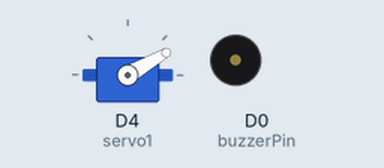
Simulated run of this sketch. Board: ESP8266 (NodeMCU). On the bench: servo, buzzer (waves = sounding).

Above: at 0.05 s.
At 3.25 s:
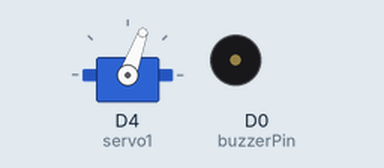
At 6.45 s:
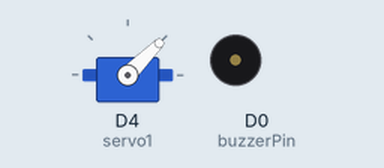
At 12.85 s:
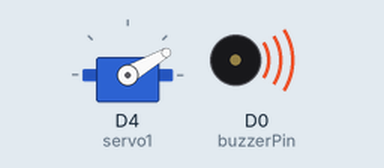
Timing chart, 0 to 15.8 s (numbered marks = the images above):
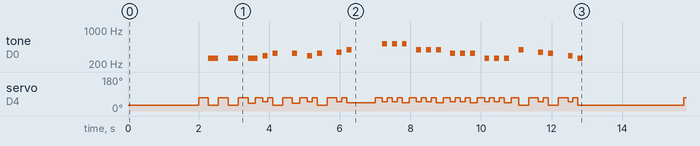

The sketch:

NEW_row_row_row_your_boat_.ino
```cpp
#include <Servo.h>
Servo servo1;

int k=0; // K is the only parameter that you need to change to get the different tempos for both the servo and the buzzer.
         // K is better between -30 and 10, any number that is outside this boundary might not work so well.
         // The positive numbers will make it faster and the negative numbers will make it slower.


int p=7*k; //I've figured out that it takes about 7ms for the servo to rotate 1 degree.

const int buzzerPin = D0;

int duration_L=280; //long duration for the buzzer note
int duration_s=140; //short duration for the buzzer note


void setup() {
servo1.attach(D4);
pinMode(buzzerPin, OUTPUT);
}

void loop() {
   servo1.write(30+k); //let the servo go to the starting position.
   delay(2000); // Wait for 2 seconds and start playing.


   servo1.write(70); //The "drum" is fixed at 70 degree in this case.
   delay(280-p); //By the end of this delay, the servo will reach 70 degree and hit the "drum" .
   tone(buzzerPin, frequency('c'), duration_L-p);  //At the same moment, the buzzer will play a note, this is how they get synchronized.
   servo1.write(30+k);  //Start getting back to the starting position immediately after hitting the "drum"
   delay(280-p);   //Reach the starting position by the end of this delay.


   servo1.write(70);  //Start moving toward 70 degree.
   delay(280-p); //The servo hits the "drum".
   tone(buzzerPin, frequency('c'), duration_L-p); // The buzzer plays the note.
   servo1.write(30+k);  //Start getting back to the starting position immediately after hitting the "drum"
   delay(280-p);   //Reach the starting position by the end of this delay.


   servo1.write(70);
   delay(280-p);
   tone(buzzerPin, frequency('c'), duration_L-p);
   servo1.write(40+k);
   delay(210-p);


   servo1.write(70);
   delay(210-p);
   tone(buzzerPin, frequency('d'), duration_s-p);
   servo1.write(50+k);
   delay(140-p);


   servo1.write(70);
   delay(140-p);
   tone(buzzerPin, frequency('e'), duration_s-p);
   servo1.write(30+k);
   delay(280-p);


   servo1.write(70);
   delay(280-p);
   tone(buzzerPin, frequency('e'), duration_s-p);
   servo1.write(40+k);
   delay(210-p);


   servo1.write(70);
   delay(210-p);
   tone(buzzerPin, frequency('d'), duration_s-p);
   servo1.write(50+k);
   delay(140-p);


   servo1.write(70);
   delay(140-p);
   tone(buzzerPin, frequency('e'), duration_s-p);
   servo1.write(30+k);
   delay(280-p);


   servo1.write(70);
   delay(280-p);
   tone(buzzerPin, frequency('f'), duration_s-p);
   servo1.write(50+k);
   delay(140-p);


   servo1.write(70);
   delay(140-p);
   tone(buzzerPin, frequency('g'), duration_s-p);
   servo1.write(45+k);
   delay(800-p);


   servo1.write(70);
   delay(203-p);
   tone(buzzerPin, frequency('C'), duration_s-p);
   servo1.write(50+k);
   delay(140-p);

   servo1.write(70);
   delay(140-p);
   tone(buzzerPin, frequency('C'), duration_s-p);
   servo1.write(50+k);
   delay(140-p);

   servo1.write(70);
   delay(140-p);
   tone(buzzerPin, frequency('C'), duration_s-p);
   servo1.write(45+k);
   delay(203-p);


   servo1.write(70);
   delay(203-p);
   tone(buzzerPin, frequency('g'), duration_s-p);
   servo1.write(50+k);
   delay(140-p);

   servo1.write(70);
   delay(140-p);
   tone(buzzerPin, frequency('g'), duration_s-p);
   servo1.write(50+k);
   delay(140-p);

   servo1.write(70);
   delay(140-p);
   tone(buzzerPin, frequency('g'), duration_s-p);
   servo1.write(45+k);
   delay(203-p);


   servo1.write(70);
   delay(203-p);
   tone(buzzerPin, frequency('e'), duration_s-p);
   servo1.write(50+k);
   delay(140-p);

   servo1.write(70);
   delay(140-p);
   tone(buzzerPin, frequency('e'), duration_s-p);
   servo1.write(50+k);
   delay(140-p);

   servo1.write(70);
   delay(140-p);
   tone(buzzerPin, frequency('e'), duration_s-p);
   servo1.write(45+k);
   delay(203-p);


   servo1.write(70);
   delay(203-p);
   tone(buzzerPin, frequency('c'), duration_s-p);
   servo1.write(50+k);
   delay(140-p);

   servo1.write(70);
   delay(140-p);
   tone(buzzerPin, frequency('c'), duration_s-p);
   servo1.write(50+k);
   delay(140-p);

   servo1.write(70);
   delay(140-p);
   tone(buzzerPin, frequency('c'), duration_s-p);
   servo1.write(45+k);
   delay(203-p);


   servo1.write(70);
   delay(203-p);
   tone(buzzerPin, frequency('g'), duration_s-p);
   servo1.write(30+k);
   delay(280-p);


   servo1.write(70);
   delay(280-p);
   tone(buzzerPin, frequency('f'), duration_s-p);
   servo1.write(50+k);
   delay(140-p);


   servo1.write(70);
   delay(140-p);
   tone(buzzerPin, frequency('e'), duration_s-p);
   servo1.write(30+k);
   delay(280-p);

   servo1.write(70);
   delay(280-p);
   tone(buzzerPin, frequency('d'), duration_s-p);
   servo1.write(50+k);


   delay(140-p);
   servo1.write(70);
   delay(140-p);
   tone(buzzerPin, frequency('c'), duration_s-p);
   servo1.write(30+k);


    delay(1000);

}


int frequency(char note)
{
  // This function takes a note character (a-g), and returns the
  // corresponding frequency in Hz for the tone() function.

  int i;
  const int numNotes = 8;  // number of notes we're storing

  // The following arrays hold the note characters and their
  // corresponding frequencies. The last "C" note is uppercase
  // to separate it from the first lowercase "c". If you want to
  // add more notes, you'll need to use unique characters.

  // For the "char" (character) type, we put single characters
  // in single quotes.

  char names[] = { 'c', 'd', 'e', 'f', 'g', 'a', 'b', 'C' };
  int frequencies[] = {262, 294, 330, 349, 392, 440, 494, 523};

  // Now we'll search through the letters in the array, and if
  // we find it, we'll return the frequency for that note.

  for (i = 0; i < numNotes; i++)  // Step through the notes
  {
    if (names[i] == note)         // Is this the one?
    {
      return(frequencies[i]);     // Yes! Return the frequency
    }
  }
  return(0);  // We looked through everything and didn't find it,
              // but we still need to return a value, so return 0.
}
```

Measured:
- by itself, servo on D4 (servo1): moves between 30° and 70°, repeating every 13.7 s
- by itself, tone on D0 (buzzerPin): plays 262 Hz for 0.28 s, 262 Hz for 0.28 s, 262 Hz for 0.28 s, 294 Hz for 0.14 s, 330 Hz for 0.14 s, 330 Hz for 0.14 s … (80 notes in this stretch)
